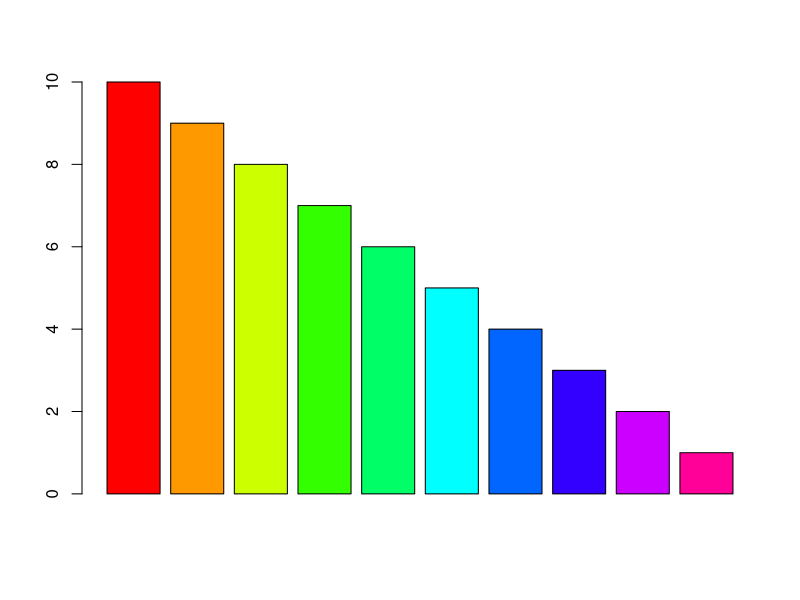
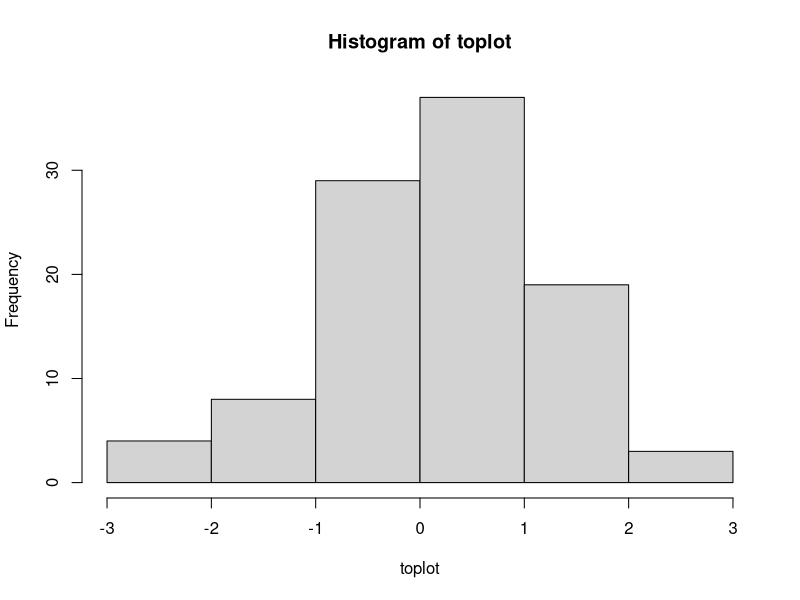
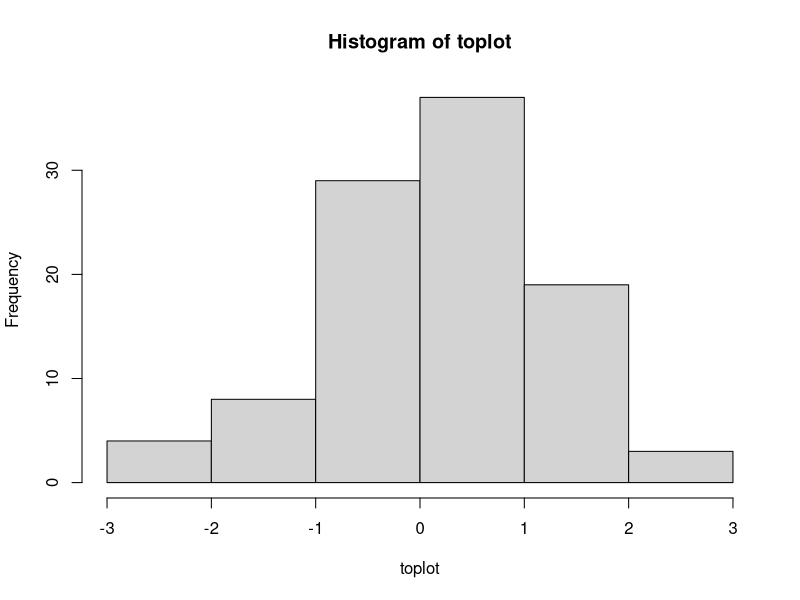

Here is the R script that generated these plots, in order:
## ---- chunk 1
knitr::opts_chunk$set(echo = TRUE)
base_dir = "C:/Users/admin/OneDrive - Scuola Superiore Sant'Anna/documents/TEACHING/R_for_ABD/"
## ---- chunk 2
barplot(10:1, col=rainbow(10))
## ---- chunk 3
toplot<-rnorm(100, mean = 0, sd = 1)
## ---- chunk 4
hist(toplot)
## ---- chunk 5
hist(toplot)
